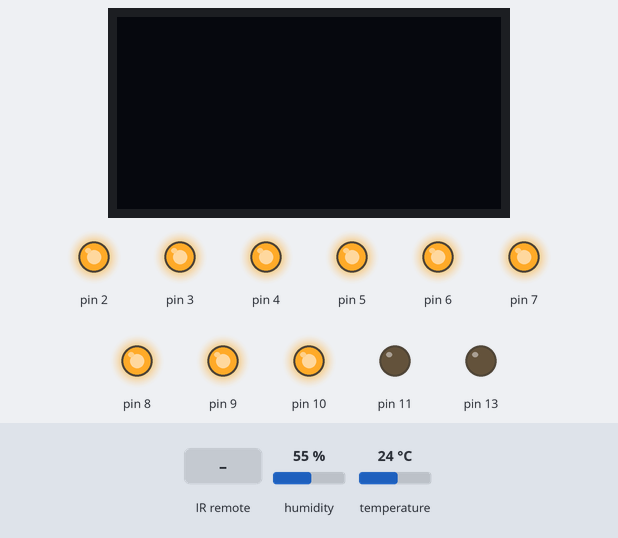
Recording of a sketch running on a simulated Arduino Uno, built with avr-gcc and run on an emulated ATmega328P. On the bench: 128×64 one-colour display, output pins drawn as LEDs (lit = HIGH). The inputs (shaded band) are chosen by the test bench; at power-on: humidity 55 %, temperature 24 °C. What the sketch prints to the serial monitor is not drawn.

Above: at 1.8 s.
1.9 s: infrared code 0x1FE48B7 received
At 3.5 s:
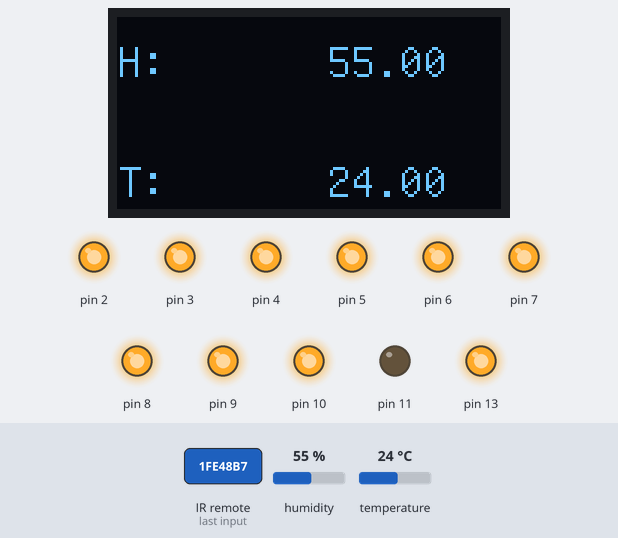
4.7 s: infrared code 0x1FE807F received
At 7.9 s:
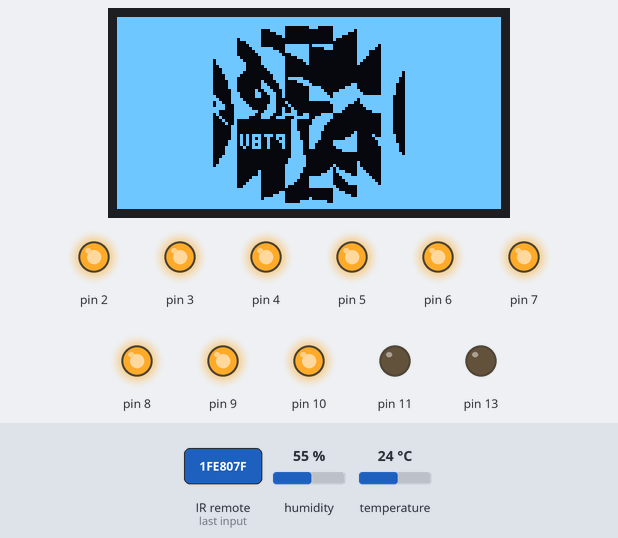
8.2 s: humidity set to 51 %
10.4 s: humidity set to 48 %
At 12.8 s:
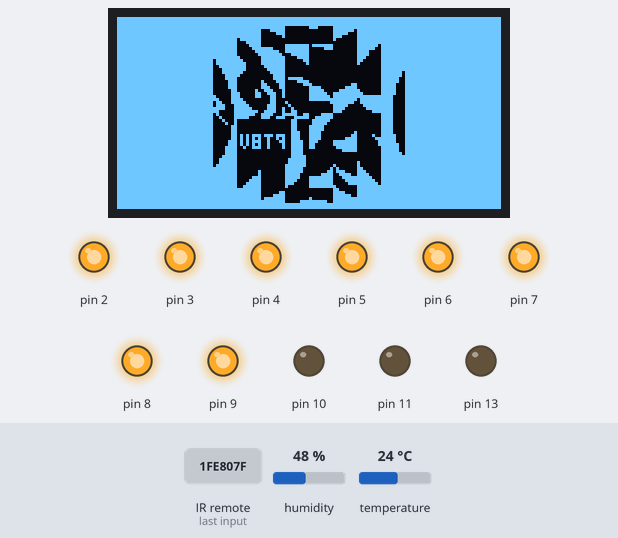
13.1 s: temperature set to 12 °C
At 14.4 s:
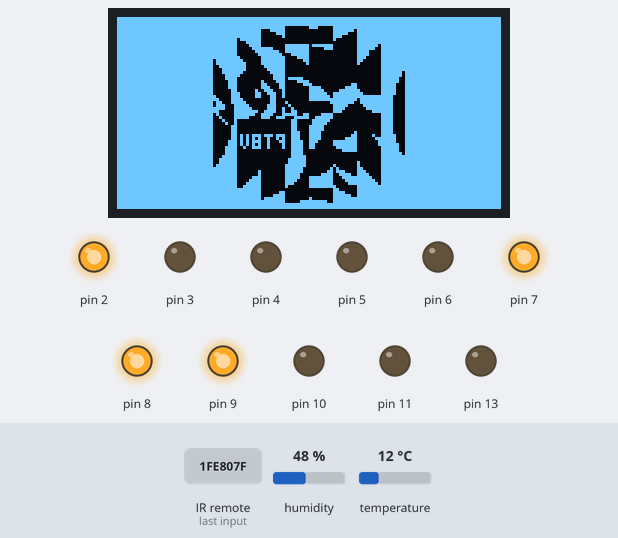
15.5 s: infrared code 0x1FE48B7 received
At 17.9 s:
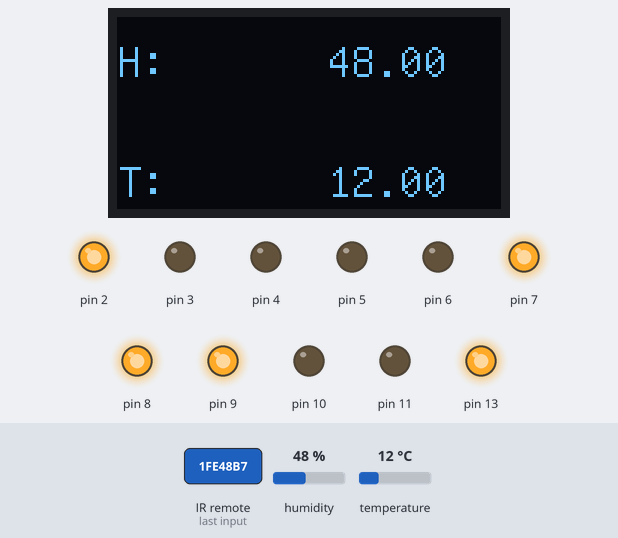
Timing chart, 0 to 19.4 s (numbered marks = the images above; inputs shaded):
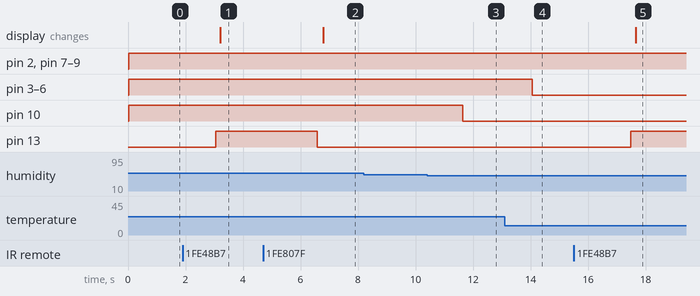

The sketch:

aaa.ino
```cpp
#include<DHT.h>
#include <IRremote.h>
#include <DHT_U.h>
#include"U8glib.h"
U8GLIB_SSD1306_128X64 u8g(U8G_I2C_OPT_NONE);
#define DHTPIN A0
#define DHTTYPE DHT11
DHT dht(A0,DHT11);
IRrecv irrecv(12);
decode_results results;
static unsigned char bitmap[] U8G_PROGMEM = {
0xFF,0xFF,0xFF,0xFF,0xFF,0xFF,0xFF,0xFF,0xFF,0xFF,0xFF,0xFF,0xFF,0xFF,0xFF,0xFF,
0xFF,0xFF,0xFF,0xFF,0xFF,0xFF,0xFF,0xFF,0xFF,0xFF,0xFF,0xFF,0xFF,0xFF,0xFF,0xFF,
0xFF,0xFF,0xFF,0xFF,0xFF,0xFF,0xFF,0xFF,0xFF,0xFF,0xFF,0xFF,0xFF,0xFF,0xFF,0xFF,
0xFF,0xFF,0xFF,0xFF,0xFF,0xFF,0xFF,0x00,0x07,0xFF,0xFF,0xFF,0xFF,0xFF,0xFF,0xFF,
0xFF,0xFF,0xFF,0xFF,0xFF,0xFF,0xF8,0x00,0x00,0x7F,0xFF,0xFF,0xFF,0xFF,0xFF,0xFF,
0xFF,0xFF,0xFF,0xFF,0xFF,0xFF,0xE0,0x00,0x00,0x1F,0xFF,0xFF,0xFF,0xFF,0xFF,0xFF,
0xFF,0xFF,0xFF,0xFF,0xFF,0xFF,0x80,0x00,0x00,0x07,0xFF,0xFF,0xFF,0xFF,0xFF,0xFF,
0xFF,0xFF,0xFF,0xFF,0xFF,0xFE,0x00,0x00,0x00,0x01,0xFF,0xFF,0xFF,0xFF,0xFF,0xFF,
0xFF,0xFF,0xFF,0xFF,0xFF,0xF8,0x00,0x00,0x00,0x00,0xFF,0xFF,0xFF,0xFF,0xFF,0xFF,
0xFF,0xFF,0xFF,0xFF,0xFF,0xF0,0x00,0xFF,0xFE,0x00,0x7F,0xFF,0xFF,0xFF,0xFF,0xFF,
0xFF,0xFF,0xFF,0xFF,0xFF,0xE0,0x0F,0xFF,0xE0,0x00,0x3F,0xFF,0xFF,0xFF,0xFF,0xFF,
0xFF,0xFF,0xFF,0xFF,0xFF,0xC0,0x3F,0xFF,0x00,0x00,0x0F,0xFF,0xFF,0xFF,0xFF,0xFF,
0xFF,0xFF,0xFF,0xFF,0xFF,0x80,0x7F,0xFC,0x00,0x00,0x0F,0xFF,0xFF,0xFF,0xFF,0xFF,
0xFF,0xFF,0xFF,0xFF,0xFF,0x01,0xFF,0xF0,0x00,0x00,0x07,0xFF,0xFF,0xFF,0xFF,0xFF,
0xFF,0xFF,0xFF,0xFF,0xFE,0x03,0xFF,0xC0,0x00,0x00,0x03,0xFF,0xFF,0xFF,0xFF,0xFF,
0xFF,0xFF,0xFF,0xFF,0xFE,0x07,0xFF,0x80,0x00,0x00,0x01,0xFF,0xFF,0xFF,0xFF,0xFF,
0xFF,0xFF,0xFF,0xFF,0xFC,0x07,0xFE,0x00,0x00,0x00,0x00,0xFF,0xFF,0xFF,0xFF,0xFF,
0xFF,0xFF,0xFF,0xFF,0xF8,0x07,0xFC,0x00,0x00,0x00,0x00,0xFF,0xFF,0xFF,0xFF,0xFF,
0xFF,0xFF,0xFF,0xFF,0xF8,0x03,0xF8,0x00,0x00,0x00,0x00,0x7F,0xFF,0xFF,0xFF,0xFF,
0xFF,0xFF,0xFF,0xFF,0xF0,0x01,0xF0,0x00,0x00,0x00,0x00,0x7F,0xFF,0xFF,0xFF,0xFF,
0xFF,0xFF,0xFF,0xFF,0xF0,0x00,0xF0,0x3E,0x00,0x00,0x00,0x3F,0xFF,0xFF,0xFF,0xFF,
0xFF,0xFF,0xFF,0xFF,0xE0,0x00,0xE1,0xF0,0x00,0x00,0x00,0x3F,0xFF,0xFF,0xFF,0xFF,
0xFF,0xFF,0xFF,0xFF,0xE0,0x00,0xC3,0xC0,0x01,0xC0,0x00,0x1F,0xFF,0xFF,0xFF,0xFF,
0xFF,0xFF,0xFF,0xFF,0xE0,0x00,0xC7,0x00,0x0F,0xF0,0x00,0x1F,0xFF,0xFF,0xFF,0xFF,
0xFF,0xFF,0xFF,0xFF,0xC0,0x40,0x8E,0x00,0x1F,0xFC,0x01,0x1F,0xFF,0xFF,0xFF,0xFF,
0xFF,0xFF,0xFF,0xFF,0xC0,0xC1,0x9C,0x00,0x3F,0xFF,0x03,0x1F,0xFF,0xFF,0xFF,0xFF,
0xFF,0xFF,0xFF,0xFF,0xC1,0xC1,0x98,0x00,0x7F,0xFF,0xFF,0x0F,0xFF,0xFF,0xFF,0xFF,
0xFF,0xFF,0xFF,0xFF,0xC3,0x03,0x18,0x00,0xFF,0xFF,0xFE,0x0F,0xFF,0xFF,0xFF,0xFF,
0xFF,0xFF,0xFF,0xFF,0xC6,0x07,0x18,0x01,0x80,0x7F,0xFE,0x0F,0xFF,0xFF,0xFF,0xFF,
0xFF,0xFF,0xFF,0xFF,0x8E,0x0F,0x1C,0x02,0x00,0x1F,0xFC,0x0F,0xFF,0xFF,0xFF,0xFF,
0xFF,0xFF,0xFF,0xFF,0x8F,0x1F,0x9C,0x04,0x00,0x0F,0xF8,0x0F,0xFF,0xFF,0xFF,0xFF,
0xFF,0xFF,0xFF,0xFF,0x83,0x7F,0x9E,0x0C,0x00,0x07,0xE0,0x0F,0xFF,0xFF,0xFF,0xFF,
0xFF,0xFF,0xFF,0xFF,0x82,0x3F,0x8F,0xCF,0xF0,0x00,0x00,0x0F,0xFF,0xFF,0xFF,0xFF,
0xFF,0xFF,0xFF,0xFF,0x84,0x0F,0xE7,0xF8,0xFC,0x00,0x00,0x0F,0xFF,0xFF,0xFF,0xFF,
0xFF,0xFF,0xFF,0xFF,0x88,0x00,0x00,0x0C,0x7E,0x00,0x00,0x0F,0xFF,0xFF,0xFF,0xFF,
0xFF,0xFF,0xFF,0xFF,0x90,0x00,0x00,0x0C,0x3E,0x00,0x00,0x0F,0xFF,0xFF,0xFF,0xFF,
0xFF,0xFF,0xFF,0xFF,0xC0,0x00,0x00,0x0C,0x1F,0x00,0x00,0x0F,0xFF,0xFF,0xFF,0xFF,
0xFF,0xFF,0xFF,0xFF,0xC0,0x00,0x00,0x0C,0x1F,0x00,0x00,0x0F,0xFF,0xFF,0xFF,0xFF,
0xFF,0xFF,0xFF,0xFF,0xC0,0x00,0x00,0x1C,0x0F,0x80,0x00,0x0F,0xFF,0xFF,0xFF,0xFF,
0xFF,0xFF,0xFF,0xFF,0xC0,0xEA,0xEE,0x1C,0x0F,0xC0,0x20,0x1F,0xFF,0xFF,0xFF,0xFF,
0xFF,0xFF,0xFF,0xFF,0xC0,0xAA,0xA4,0x1C,0x0F,0xF0,0xC0,0x1F,0xFF,0xFF,0xFF,0xFF,
0xFF,0xFF,0xFF,0xFF,0xE0,0xEA,0xC4,0x3C,0x07,0xFF,0x80,0x1F,0xFF,0xFF,0xFF,0xFF,
0xFF,0xFF,0xFF,0xFF,0xE0,0xAA,0x84,0x3C,0x03,0xFF,0x80,0x3F,0xFF,0xFF,0xFF,0xFF,
0xFF,0xFF,0xFF,0xFF,0xF0,0xE4,0x84,0x3C,0x03,0xFE,0x00,0x3F,0xFF,0xFF,0xFF,0xFF,
0xFF,0xFF,0xFF,0xFF,0xF0,0x00,0x00,0x3C,0x00,0xF8,0x00,0x3F,0xFF,0xFF,0xFF,0xFF,
0xFF,0xFF,0xFF,0xFF,0xF0,0x00,0x00,0x3C,0x00,0x00,0x00,0x7F,0xFF,0xFF,0xFF,0xFF,
0xFF,0xFF,0xFF,0xFF,0xF8,0x00,0x00,0x7C,0x00,0x00,0x00,0xFF,0xFF,0xFF,0xFF,0xFF,
0xFF,0xFF,0xFF,0xFF,0xFC,0x00,0x00,0x7E,0x00,0x00,0x00,0xFF,0xFF,0xFF,0xFF,0xFF,
0xFF,0xFF,0xFF,0xFF,0xFC,0x00,0x00,0x7E,0x00,0x00,0x01,0xFF,0xFF,0xFF,0xFF,0xFF,
0xFF,0xFF,0xFF,0xFF,0xFE,0x00,0x00,0x7F,0x00,0x01,0x01,0xFF,0xFF,0xFF,0xFF,0xFF,
0xFF,0xFF,0xFF,0xFF,0xFF,0x00,0x00,0x3F,0x80,0x02,0x03,0xFF,0xFF,0xFF,0xFF,0xFF,
0xFF,0xFF,0xFF,0xFF,0xFF,0x80,0x00,0x3F,0xC0,0x0E,0x07,0xFF,0xFF,0xFF,0xFF,0xFF,
0xFF,0xFF,0xFF,0xFF,0xFF,0x80,0x00,0x1F,0xF0,0x3C,0x0F,0xFF,0xFF,0xFF,0xFF,0xFF,
0xFF,0xFF,0xFF,0xFF,0xFF,0xE0,0x00,0x1F,0xFF,0xF8,0x1F,0xFF,0xFF,0xFF,0xFF,0xFF,
0xFF,0xFF,0xFF,0xFF,0xFF,0xF0,0x00,0x0F,0xFF,0xF0,0x3F,0xFF,0xFF,0xFF,0xFF,0xFF,
0xFF,0xFF,0xFF,0xFF,0xFF,0xF8,0x00,0x07,0xFF,0xE0,0x7F,0xFF,0xFF,0xFF,0xFF,0xFF,
0xFF,0xFF,0xFF,0xFF,0xFF,0xFC,0x00,0x01,0xFF,0x01,0xFF,0xFF,0xFF,0xFF,0xFF,0xFF,
0xFF,0xFF,0xFF,0xFF,0xFF,0xFF,0x00,0x00,0x00,0x03,0xFF,0xFF,0xFF,0xFF,0xFF,0xFF,
0xFF,0xFF,0xFF,0xFF,0xFF,0xFF,0xC0,0x00,0x00,0x0F,0xFF,0xFF,0xFF,0xFF,0xFF,0xFF,
0xFF,0xFF,0xFF,0xFF,0xFF,0xFF,0xF0,0x00,0x00,0x3F,0xFF,0xFF,0xFF,0xFF,0xFF,0xFF,
0xFF,0xFF,0xFF,0xFF,0xFF,0xFF,0xFE,0x00,0x01,0xFF,0xFF,0xFF,0xFF,0xFF,0xFF,0xFF,
0xFF,0xFF,0xFF,0xFF,0xFF,0xFF,0xFF,0xE0,0x3F,0xFF,0xFF,0xFF,0xFF,0xFF,0xFF,0xFF,
0xFF,0xFF,0xFF,0xFF,0xFF,0xFF,0xFF,0xFF,0xFF,0xFF,0xFF,0xFF,0xFF,0xFF,0xFF,0xFF,
0xFF,0xFF,0xFF,0xFF,0xFF,0xFF,0xFF,0xFF,0xFF,0xFF,0xFF,0xFF,0xFF,0xFF,0xFF,0xFF
};

void draw2(void) {u8g.drawXBMP(0,0,128,64,bitmap);
  }
void draw(void)
{
  float t=dht.readTemperature();
  float h=dht.readHumidity();
  u8g.setFont(u8g_font_unifont);
  u8g.setPrintPos(0,60);
  u8g.print("T:");
  u8g.setPrintPos(70,60);
  u8g.print(t);
  u8g.setFont(u8g_font_unifont);
  u8g.setPrintPos(0,20);
  u8g.print("H:");
  u8g.setPrintPos(70,20);
  u8g.print((float)h);
}

void setup()
{
  Serial.begin(9600);
  dht.begin();
  for(int x=2;x<12;x++)
  {

    pinMode(x,OUTPUT);
    digitalWrite(x,LOW);
  }
  irrecv.enableIRIn();
  pinMode(13,OUTPUT);


}
void loop()
{

  {
    if(results.value==0x1FE48B7)
    {digitalWrite(13,HIGH);
       u8g.firstPage();
        do{
         draw();
           }while(u8g.nextPage());
    }
    else if(results.value==0x1FE807F)
    {
      digitalWrite(13,LOW);
      u8g.firstPage();
      do{
        draw2();
        }while(u8g.nextPage());
      }
  }
   if (irrecv.decode(&results))
   {Serial.println(results.value, HEX);
   irrecv.resume();
   }

  float t=dht.readTemperature();
  float h=dht.readHumidity();
const double baselinetemp=12;
const double baselinehumi=20;

  if(t<baselinetemp)
{
  digitalWrite(2,LOW);
  digitalWrite(3,LOW);
  digitalWrite(4,LOW);
  digitalWrite(5,LOW);
  digitalWrite(6,LOW);
}
else if(t>=baselinetemp&&t<baselinetemp+1)
{
   digitalWrite(2,HIGH);
  digitalWrite(3,LOW);
  digitalWrite(4,LOW);
  digitalWrite(5,LOW);
  digitalWrite(6,LOW);
}
else if(t>=baselinetemp+1&&t<baselinetemp+2)
{  digitalWrite(2,HIGH);
  digitalWrite(3,HIGH);
  digitalWrite(4,LOW);
  digitalWrite(5,LOW);
  digitalWrite(6,LOW);
}
else if(t>=baselinetemp+2&&t<baselinetemp+3)
{  digitalWrite(2,HIGH);
  digitalWrite(3,HIGH);
  digitalWrite(4,HIGH);
  digitalWrite(5,LOW);
  digitalWrite(6,LOW);
}
else if(t>=baselinetemp+3&&t<baselinetemp+4)
{  digitalWrite(2,HIGH);
  digitalWrite(3,HIGH);
  digitalWrite(4,HIGH);
  digitalWrite(5,HIGH);
  digitalWrite(6,LOW);
}
else if(t>=baselinetemp+4)
{  digitalWrite(2,HIGH);
  digitalWrite(3,HIGH);
  digitalWrite(4,HIGH);
  digitalWrite(5,HIGH);
  digitalWrite(6,HIGH);
}
/*digitalWrite(7,HIGH);
  digitalWrite(8,HIGH);
  digitalWrite(9,HIGH);
  digitalWrite(10,HIGH);
  digitalWrite(11,HIGH);*/


if(h<baselinehumi)
{
  digitalWrite(7,LOW);
  digitalWrite(8,LOW);
  digitalWrite(9,LOW);
  digitalWrite(10,LOW);
  digitalWrite(11,LOW);
}
else if(h>=baselinehumi&&h<baselinehumi+10)
{
   digitalWrite(7,HIGH);
  digitalWrite(8,LOW);
  digitalWrite(9,LOW);
  digitalWrite(10,LOW);
  digitalWrite(11,LOW);
}
else if(h>=baselinehumi+10&&h<baselinehumi+20)
{  digitalWrite(7,HIGH);
  digitalWrite(8,HIGH);
  digitalWrite(9,LOW);
  digitalWrite(10,LOW);
  digitalWrite(11,LOW);
}
else if(h>=baselinehumi+20&&h<baselinehumi+30)
{  digitalWrite(7,HIGH);
  digitalWrite(8,HIGH);
  digitalWrite(9,HIGH);
  digitalWrite(10,LOW);
  digitalWrite(11,LOW);
}
else if(h>=baselinehumi+30&&h<baselinehumi+50)
{  digitalWrite(7,HIGH);
  digitalWrite(8,HIGH);
  digitalWrite(9,HIGH);
  digitalWrite(10,HIGH);
  digitalWrite(11,LOW);
}
else if(h>=baselinehumi+50)
{  digitalWrite(7,HIGH);
  digitalWrite(8,HIGH);
  digitalWrite(9,HIGH);
  digitalWrite(10,HIGH);
  digitalWrite(11,HIGH);
}
delay(1000);

}
```

Measured:
- the behaviour switches between 50 and 49 % on humidity (found by bisection; images 2 and 3)
- after the input at 1.9 s, pin 13: LOW → HIGH after 1.1 s; the display: changes after 1.3 s (image 1)
- after the input at 4.7 s, pin 13: HIGH → LOW after 1.9 s; the display: changes after 2.1 s (image 2)
- after the input at 8.2 s, every drawn part: stays the same
- after the input at 10.4 s, pin 10: HIGH → LOW after 1.2 s
- after the input at 13.1 s, pin 3–6: HIGH → LOW after 0.96 s
- after the input at 15.5 s, pin 13: LOW → HIGH after 2.0 s; the display: changes after 2.1 s (image 5)
